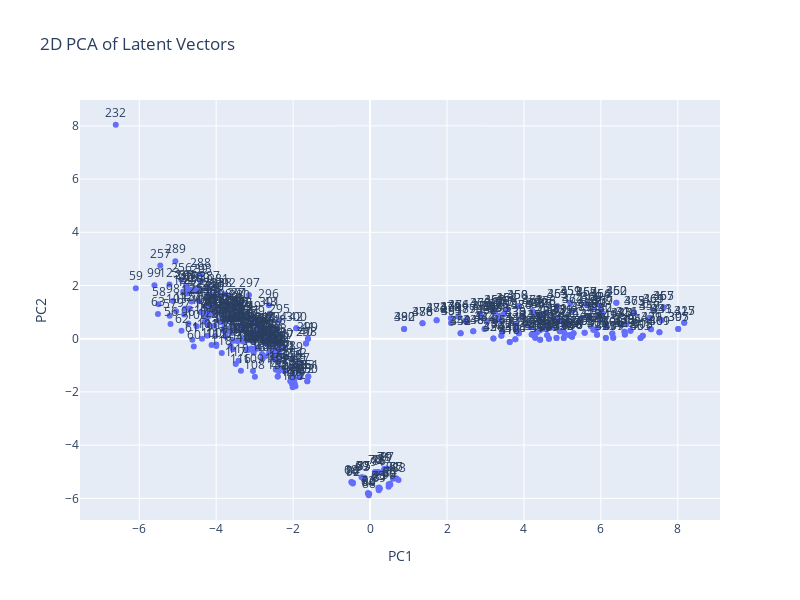

The notebook cell this image was saved under:
### Code cell
import plotly.express as px

# 前面步驟得到的PCA結果 latent_vector_2d
df_latent = pd.DataFrame(latent_vector_2d, columns=['PC1', 'PC2'])

# 為了在圖表上顯示每個點的索引，我們可以將索引作為一個列添加到DataFrame中
df_latent['Index'] = range(0, len(df_latent))

# 使用Plotly Express創建散點圖
fig = px.scatter(df_latent, x='PC1', y='PC2', text='Index', title='2D PCA of Latent Vectors')
fig.update_traces(textposition='top center')
fig.update_layout(height=600, width=800)
fig.show()

### Figure 1 — Plotly figure (JSON) as saved in the notebook; plotly's stock layout.template omitted (floating-point values rounded to 4 significant figures; data arrays with more than 128 entries replaced by an {"elided": "..."} marker saying what was removed)
{"data": [{"hovertemplate": "PC1=%{x}<br>PC2=%{y}<br>Index=%{text}<extra></extra>", "legendgroup": "", "marker": {"color": "#636efa", "symbol": "circle"}, "mode": "markers+text", "name": "", "orientation": "v", "showlegend": false, "text": {"elided": "486 int values"}, "textposition": "top center", "type": "scatter", "x": {"elided": "486 float values"}, "xaxis": "x", "y": {"elided": "486 float values"}, "yaxis": "y"}], "layout": {"height": 600, "legend": {"tracegroupgap": 0}, "title": {"text": "2D PCA of Latent Vectors"}, "width": 800, "xaxis": {"anchor": "y", "autorange": true, "domain": [0, 1], "range": [-7.54, 9.097], "title": {"text": "PC1"}, "type": "linear"}, "yaxis": {"anchor": "x", "autorange": true, "domain": [0, 1], "range": [-6.814, 8.972], "title": {"text": "PC2"}, "type": "linear"}}}
